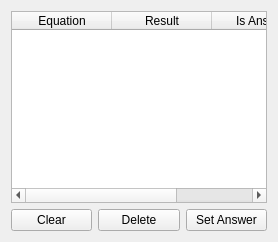
      <widget class="QWidget" name="tab_histo">
       <attribute name="title">
        <string>History</string>
       </attribute>
       <layout class="QGridLayout" name="gridLayout_3">
        <item row="2" column="0">
         <layout class="QHBoxLayout" name="horizontalLayout_2">
          <item>
           <widget class="QPushButton" name="pushButton_cle">
            <property name="text">
             <string>Clear</string>
            </property>
           </widget>
          </item>
          <item>
           <widget class="QPushButton" name="pushButton_del">
            <property name="text">
             <string>Delete</string>
            </property>
           </widget>
          </item>
          <item>
           <widget class="QPushButton" name="pushButton_setan">
            <property name="text">
             <string>Set Answer</string>
            </property>
           </widget>
          </item>
         </layout>
        </item>
        <item row="1" column="0">
         <layout class="QVBoxLayout" name="verticalLayout_2">
          <item>
           <widget class="QTableWidget" name="tableWidget">
            <column>
             <property name="text">
              <string>Equation</string>
             </property>
            </column>
            <column>
             <property name="text">
              <string>Result</string>
             </property>
            </column>
            <column>
             <property name="text">
              <string>Is Answer</string>
             </property>
            </column>
           </widget>
          </item>
         </layout>
        </item>
       </layout>
      </widget>
